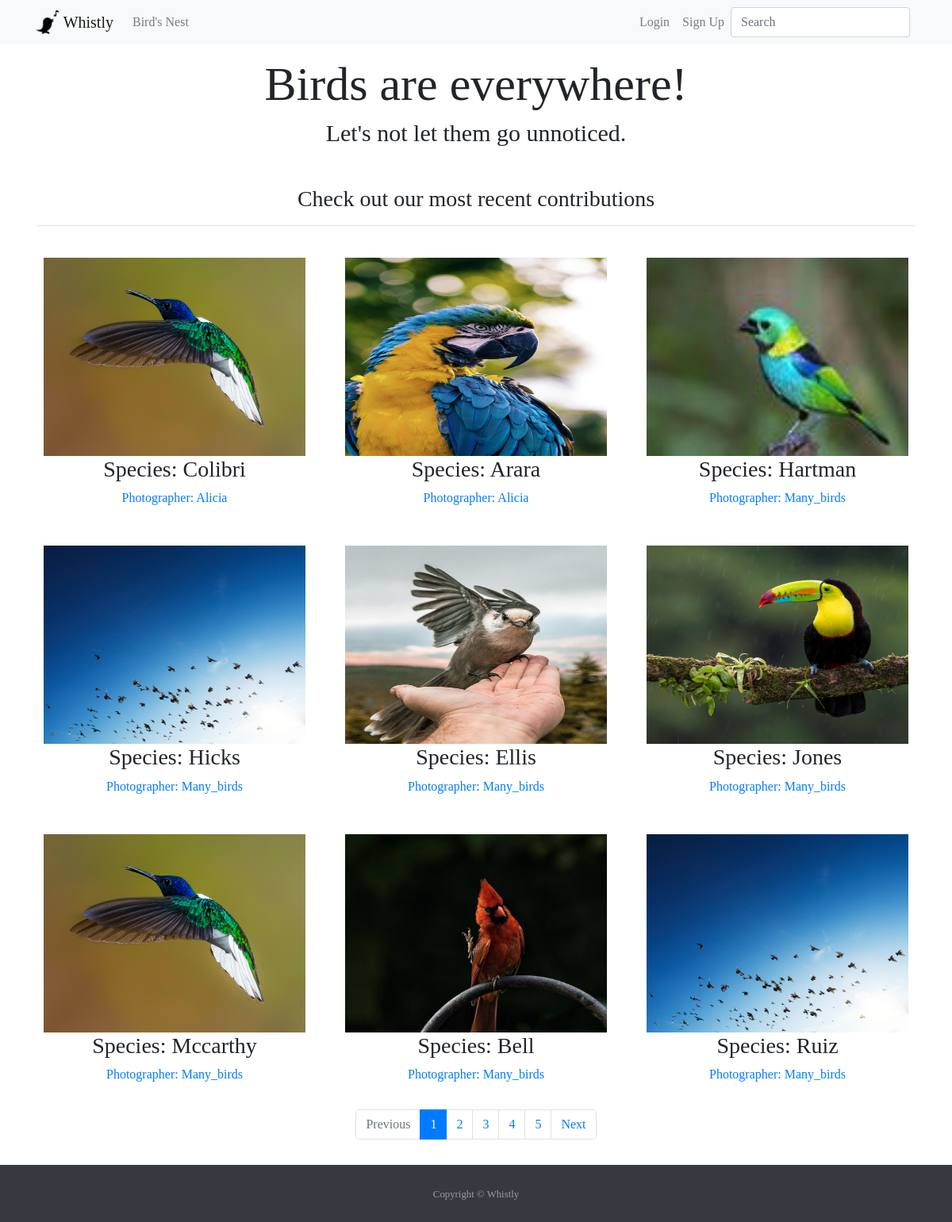
Screenshot of /birds_nest/ with the database file from the repository.
### birds/models.py (models this page shows, shortened)
class TimeStampedModel(models.Model):
    created = models.DateTimeField(auto_now_add=True)
    modified = models.DateTimeField(auto_now=True)
    class Meta:
        abstract = True

class Bird(TimeStampedModel):
    id = models.UUIDField(
        primary_key=True,
        default=uuid.uuid4,
        editable=False
    )
    species = models.CharField(max_length=150, blank=False)
    location = models.CharField(max_length=200, blank=False)
    picture = models.ImageField(upload_to='bird', blank=False, validators=[file_size])
    photographer = models.ForeignKey(
        get_user_model(),
        on_delete=models.CASCADE,
        related_name='photographers',)
    photographer_comment = models.TextField(max_length=500)
    class Meta:
        ordering = ['-created']
    def get_absolute_url(self):
        return reverse("bird_detail", kwargs={"pk": self.pk})

### pages/views.py (the view)
# urls.py: path('birds_nest/', BirdsNestListView.as_view(), name='birds_nest'),
class BirdsNestListView(ListView):
    model = Bird
    template_name = 'bird/bird_list.html'
    context_object_name = 'birds_list'
    paginate_by = 9

### users/models.py (called while the page is built)
    def __str__(self):
        return super().username

### templates/bird/bird_list.html (shortened to what this page needs)
{% extends '_base.html' %}
{% load crispy_forms_tags %}
{% block content %}
<div class="container" align=center>
    <h3>Check out our most recent contributions</h3>
    <hr class="mb-4">
    <div class="row">
        {% for bird in birds_list %}
            <div class="col-sm-6 col-md-6 col-lg-4 p-3">
                    <a href="{{ bird.get_absolute_url }}">
                        <img class="" src="{{ bird.picture.url }}" alt="{{ bird.species }}" style="height: 250px; width: 330px">
                    </a>
                <div class="caption">
                    <h3>Species: {{bird.species}}</h3>
                    <a href="{% url 'profile_detail' pk=bird.photographer.pk %}">
                        <p>Photographer: {{bird.photographer|capfirst}}</p>
                    </a>
                </div>
            </div>
        {% endfor %}
{% include 'pagination.html' %}
</div>
</div>
{% endblock content %}

### templates/_base.html (shortened to what this page needs)
<!DOCTYPE html>
{% load static %}
<html lang="en">
<head>
<link rel="stylesheet" href="https://cdnjs.cloudflare.com/ajax/libs/twitter-bootstrap/4.5.0/css/bootstrap.min.css">
<link rel="stylesheet" href="https://cdnjs.cloudflare.com/ajax/libs/font-awesome/5.13.0/css/all.min.css">
<link rel="stylesheet" href="{% static 'css/base.css' %}">
</head>
<body>
<div id="main-div">
    <nav class="navbar fixed-top navbar-expand-lg navbar-light bg-light">
      <div class="container">
        <div class="navbar-header">
          <a href="{% url 'home' %}" class="navbar-brand">
            <img src="{% static 'img/icon.png' %}" width="30" height="30" class="d-inline-block align-top" alt="icon">
            Whistly
          </a>
        </div>
        <div class="collapse navbar-collapse" id="navbarSupportedContent">
        <ul class="navbar-nav mr-auto">
            <li class="nav-item">
              <a class="nav-link" href="{% url 'birds_nest' %}">Bird's Nest</a></li>
        </ul>
        <ul class="navbar-nav ml-auto">
          {% if user.is_authenticated %}
              <li class="nav-item">
                <a class="nav-link" href="{% url 'add_bird' %}">Feathers UP</a>
              </li>
              <li class="nav-item">
                <a class="nav-link" href="{% url 'account_logout' %}">Logout</a>
              </li>
              {% else %}
              <li class="nav-item">
                <a class="nav-link" href="{% url 'account_login' %}">Login</a>
              </li>
              <li class="nav-item">
                <a class="nav-link" href="{% url 'account_signup' %}">Sign Up</a>
              </li>
          {% endif %}
            <form action="{% url 'search_results' %}" method="GET" class="form-inline my-2 my-lg-0">
              <input name='q' class="form-control mr-sm-2" type="search" placeholder="Search" aria-label="Search">
            </form>
        </ul>
      </div>
      </div>
    </nav>
    <div class="container" style="padding-top: 70px" align=center>
          <h1 id="base_h1">Birds are everywhere!</h1>
          <h6 id="base_h6" class="mb-5">Let's not let them go unnoticed.</h6>
    </div>
    {% block content %}
    {% endblock content %}
<div>
  <footer id="sticky-footer" class="py-4 mt-3 bg-dark text-white-50">
    <div class="container text-center">
      <small>Copyright &copy; Whistly</small>
    </div>
  </footer>
</div>
</div>
</body>
</html>

### templates/pagination.html
<div class="container">
  <nav aria-label="Page navigation example">
    <ul class="pagination justify-content-center">
      {% if page_obj.has_previous %}
      <li class="page-item">
        <a
          class="page-link"
          href="?q={{ request.GET.q }}&page={{ page_obj.previous_page_number }}"
          tabindex="-1"
          >Previous</a
        >
      </li>
      {% else %}
      <li class="page-item disabled">
        <a class="page-link" tabindex="-1">Previous</a>
      </li>
      {% endif %} {% for i in paginator.page_range %}
      {% if page_obj.number == i %}
      <li class="page-item active">
        <a class="page-link" href="?q={{ request.GET.q }}&page={{ i }}"
          >{{ i }}</a
        >
      </li>
      {% else %}
      <li class="page-item">
        <a class="page-link" href="?q={{ request.GET.q }}&page={{ i }}"
          >{{ i }}</a
        >
      </li>
      {% endif %} {% endfor %} {% if page_obj.has_next %}
      <li class="page-item">
        <a
          class="page-link"
          href="?q={{ request.GET.q }}&page={{ page_obj.next_page_number }}"
          >Next</a
        >
      </li>
      {% endif %}
    </ul>
  </nav>
</div>

### static/css/base.css (style rules this page uses)
body { font-family: 'Caladea', serif; }
#base_h1 { font-size: 60px; }
#base_h6 { font-size: 30px; }

### rows the page displays
Bird: picture (picture), species "Colibri", photographer "Alicia"
Bird: picture (picture), species "Arara", photographer "Alicia"
Bird: picture (picture), species "Hartman", photographer "Many_birds"
Bird: picture (picture), species "Hicks", photographer "Many_birds"
Bird: picture (picture), species "Ellis", photographer "Many_birds"
Bird: picture (picture), species "Jones", photographer "Many_birds"
Bird: picture (picture), species "Mccarthy", photographer "Many_birds"
Bird: picture (picture), species "Bell", photographer "Many_birds"
Bird: picture (picture), species "Ruiz", photographer "Many_birds"

### other values shown
{{ i }} "1"
{{ i }} "2" "3" "4" "5"
